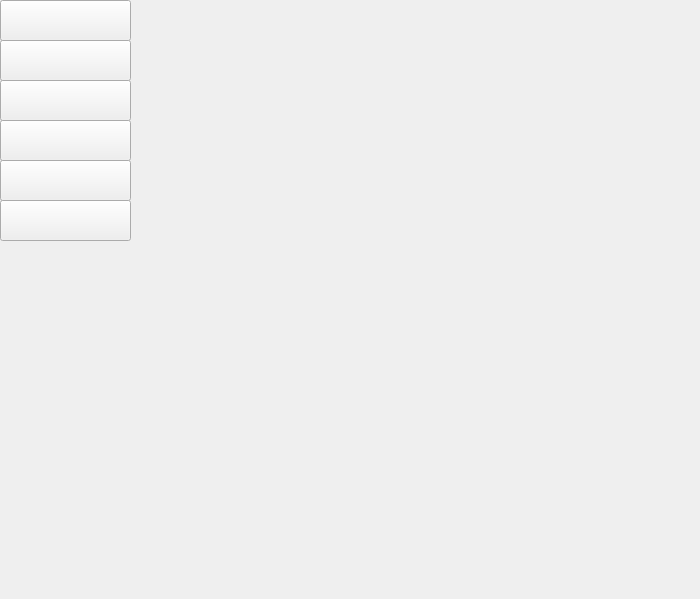
<?xml version="1.0" encoding="UTF-8"?>
<ui version="4.0">
 <class>ExportToolBar</class>
 <widget class="QWidget" name="ExportToolBar">
  <property name="geometry">
   <rect>
    <x>0</x>
    <y>0</y>
    <width>700</width>
    <height>599</height>
   </rect>
  </property>
  <property name="windowTitle">
   <string>ExportToolBar</string>
  </property>
  <widget class="QWidget" name="widgetLeft" native="true">
   <property name="geometry">
    <rect>
     <x>0</x>
     <y>0</y>
     <width>131</width>
     <height>601</height>
    </rect>
   </property>
   <widget class="QToolButton" name="toolButton">
    <property name="geometry">
     <rect>
      <x>0</x>
      <y>0</y>
      <width>131</width>
      <height>41</height>
     </rect>
    </property>
    <property name="text">
     <string/>
    </property>
   </widget>
   <widget class="QToolButton" name="toolButton_3">
    <property name="geometry">
     <rect>
      <x>0</x>
      <y>40</y>
      <width>131</width>
      <height>41</height>
     </rect>
    </property>
    <property name="text">
     <string/>
    </property>
   </widget>
   <widget class="QToolButton" name="toolButton_4">
    <property name="geometry">
     <rect>
      <x>0</x>
      <y>80</y>
      <width>131</width>
      <height>41</height>
     </rect>
    </property>
    <property name="text">
     <string/>
    </property>
   </widget>
   <widget class="QToolButton" name="toolButton_5">
    <property name="geometry">
     <rect>
      <x>0</x>
      <y>120</y>
      <width>131</width>
      <height>41</height>
     </rect>
    </property>
    <property name="text">
     <string/>
    </property>
   </widget>
   <widget class="QToolButton" name="toolButton_6">
    <property name="geometry">
     <rect>
      <x>0</x>
      <y>160</y>
      <width>131</width>
      <height>41</height>
     </rect>
    </property>
    <property name="text">
     <string/>
    </property>
   </widget>
   <widget class="QToolButton" name="toolButton_7">
    <property name="geometry">
     <rect>
      <x>0</x>
      <y>200</y>
      <width>131</width>
      <height>41</height>
     </rect>
    </property>
    <property name="text">
     <string/>
    </property>
   </widget>
  </widget>
  <widget class="QStackedWidget" name="stackedWidget">
   <property name="geometry">
    <rect>
     <x>130</x>
     <y>0</y>
     <width>571</width>
     <height>601</height>
    </rect>
   </property>
   <property name="currentIndex">
    <number>0</number>
   </property>
   <widget class="QWidget" name="page1"/>
   <widget class="QWidget" name="page2"/>
   <widget class="QWidget" name="page3"/>
   <widget class="QWidget" name="page4"/>
   <widget class="QWidget" name="page5"/>
   <widget class="QWidget" name="page6"/>
  </widget>
 </widget>
 <resources/>
 <connections/>
</ui>
